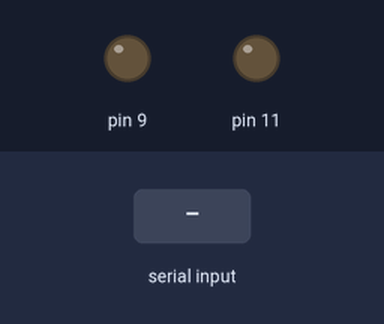
Bench run of a sketch on a simulated Arduino Uno, built with avr-gcc and run on an emulated ATmega328P. On the bench: output pins drawn as LEDs (lit = HIGH). The inputs (shaded band) are chosen by the test bench. What the sketch prints to the serial monitor is not drawn.

Above: at 1.2 s.
1.3 s: "90,45\n" received over Serial
At 2.1 s:
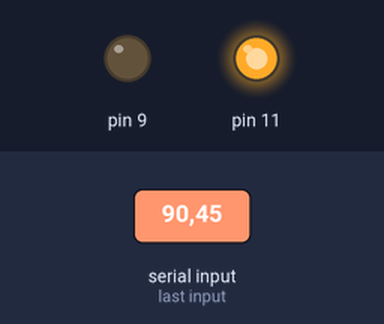
At 4.0 s:
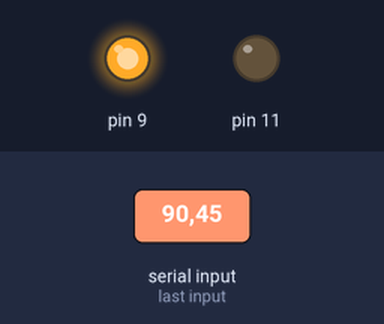
Timing chart, 0 to 11.8 s (numbered marks = the images above; inputs shaded):
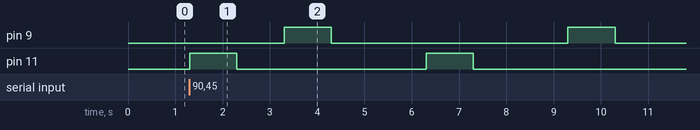

The sketch:

led_serial.ino
```cpp
#include <RedBot.h>
#include <RedBotSoftwareSerial.h>
int ledRed = 11;
int ledBlue = 9;


void setup()
{

pinMode(11, OUTPUT);
pinMode(9, OUTPUT);
Serial.begin(9600);
Serial.print("Enter in led function and press [Send].");

}

void blinkBlue()
{
  digitalWrite(9,HIGH);
  delay(1000);
  digitalWrite(9,LOW);
  delay(1000);
 }

void blinkRed()
{
  digitalWrite(11,HIGH);
  delay(1000);
  digitalWrite(11,LOW);
  delay(1000);
}

void loop()
{
   if(Serial.available() > 0)
   {
    ledRed = Serial.parseInt();
    blinkRed();
    ledBlue = Serial.parseInt();
    blinkBlue();
   }

}
```

Measured:
- after the input at 1.3 s, pin 9: alternates HIGH for 1.0 s and LOW for 5.0 s, starting after 2.0 s; pin 11: alternates HIGH for 1.0 s and LOW for 4.0 s, starting at once
